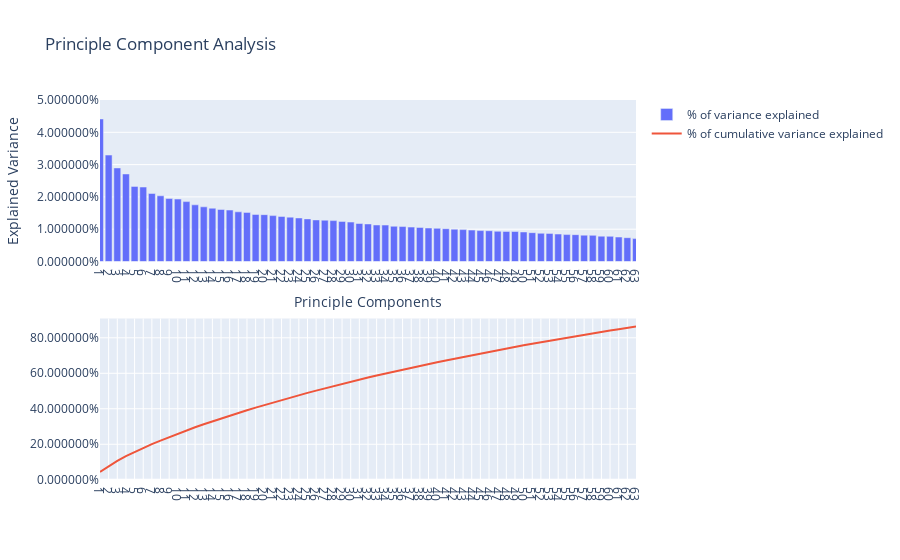

Notebook source saved alongside this figure:
### Code cell
bar_range = pca.n_components_+1

fig = make_subplots(rows=2, cols=1)

fig.add_trace(go.Bar(x=list(range(1, bar_range)), y=pca.explained_variance_ratio_, name="% of variance explained"),row=1, col=1)

fig.add_trace(go.Scatter(x=list(range(1, bar_range)), y=np.cumsum(pca.explained_variance_ratio_), name='% of cumulative variance explained'),row=2, col=1)

fig.update_xaxes(title_text="Principle Components", range=[1,pca.n_components], row=1, col=1)
fig.update_yaxes(title_text="Explained Variance",range=[0,0.05], row=1, col=1)
fig.update_layout(height=600,
                  title_text="Principle Component Analysis",
                  yaxis1_tickformat = '%',
                  yaxis2_tickformat = '%',
                  xaxis1=dict(tickmode='linear'),
                  xaxis2=dict(tickmode='linear'))
fig.show()

### Figure 1 — Plotly figure (JSON) as saved in the notebook; plotly's stock layout.template omitted (floating-point values rounded to 4 significant figures)
{"data": [{"name": "% of variance explained", "type": "bar", "x": [1, 2, 3, 4, 5, 6, 7, 8, 9, 10, 11, 12, 13, 14, 15, 16, 17, 18, 19, 20, 21, 22, 23, 24, 25, 26, 27, 28, 29, 30, 31, 32, 33, 34, 35, 36, 37, 38, 39, 40, 41, 42, 43, 44, 45, 46, 47, 48, 49, 50, 51, 52, 53, 54, 55, 56, 57, 58, 59, 60, 61, 62, 63], "xaxis": "x", "y": [0.04413, 0.03295, 0.02897, 0.0271, 0.02326, 0.02305, 0.02106, 0.02034, 0.01948, 0.01933, 0.01854, 0.01754, 0.01692, 0.0165, 0.01611, 0.01593, 0.01538, 0.0152, 0.01456, 0.01451, 0.01421, 0.01395, 0.01374, 0.01348, 0.01319, 0.01287, 0.01279, 0.01266, 0.01241, 0.01221, 0.01177, 0.01163, 0.0113, 0.01128, 0.0109, 0.01082, 0.01066, 0.01054, 0.01037, 0.01027, 0.01016, 0.01, 0.009872, 0.009725, 0.009573, 0.009527, 0.009357, 0.009319, 0.009279, 0.009139, 0.008926, 0.008734, 0.008703, 0.008498, 0.008334, 0.008308, 0.008153, 0.008092, 0.007842, 0.00779, 0.007577, 0.007375, 0.00709], "yaxis": "y"}, {"name": "% of cumulative variance explained", "type": "scatter", "x": [1, 2, 3, 4, 5, 6, 7, 8, 9, 10, 11, 12, 13, 14, 15, 16, 17, 18, 19, 20, 21, 22, 23, 24, 25, 26, 27, 28, 29, 30, 31, 32, 33, 34, 35, 36, 37, 38, 39, 40, 41, 42, 43, 44, 45, 46, 47, 48, 49, 50, 51, 52, 53, 54, 55, 56, 57, 58, 59, 60, 61, 62, 63], "xaxis": "x2", "y": [0.04413, 0.07709, 0.1061, 0.1332, 0.1564, 0.1795, 0.2005, 0.2209, 0.2403, 0.2597, 0.2782, 0.2958, 0.3127, 0.3292, 0.3453, 0.3612, 0.3766, 0.3918, 0.4064, 0.4209, 0.4351, 0.449, 0.4628, 0.4762, 0.4894, 0.5023, 0.5151, 0.5277, 0.5402, 0.5524, 0.5641, 0.5758, 0.5871, 0.5983, 0.6092, 0.6201, 0.6307, 0.6413, 0.6516, 0.6619, 0.6721, 0.6821, 0.6919, 0.7017, 0.7112, 0.7208, 0.7301, 0.7394, 0.7487, 0.7579, 0.7668, 0.7755, 0.7842, 0.7927, 0.801, 0.8094, 0.8175, 0.8256, 0.8334, 0.8412, 0.8488, 0.8562, 0.8633], "yaxis": "y2"}], "layout": {"autosize": true, "title": {"text": "Principle Component Analysis"}, "xaxis": {"anchor": "y", "domain": [0, 1], "range": [1, 63], "tickmode": "linear", "title": {"text": "Principle Components"}, "type": "linear"}, "xaxis2": {"anchor": "y2", "autorange": true, "domain": [0, 1], "range": [1, 63], "tickmode": "linear", "type": "linear"}, "yaxis": {"anchor": "x", "domain": [0.575, 1], "range": [0, 0.05], "tickformat": "%", "title": {"text": "Explained Variance"}, "type": "linear"}, "yaxis2": {"anchor": "x2", "autorange": true, "domain": [0, 0.425], "range": [-0.001373, 0.9088], "tickformat": "%", "type": "linear"}}}
